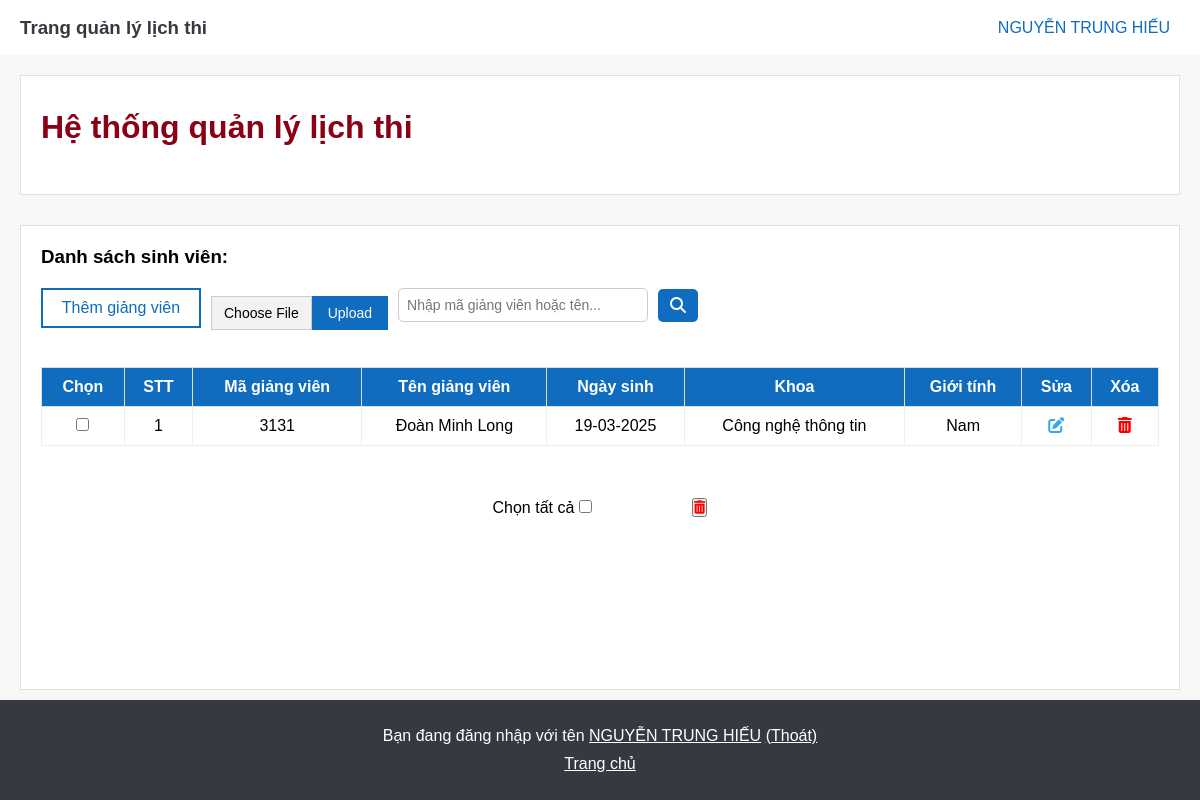
/web_manage_schedule_exam/admin/manage_teacher.php (signed in), run on an earlier commit of the app's database.
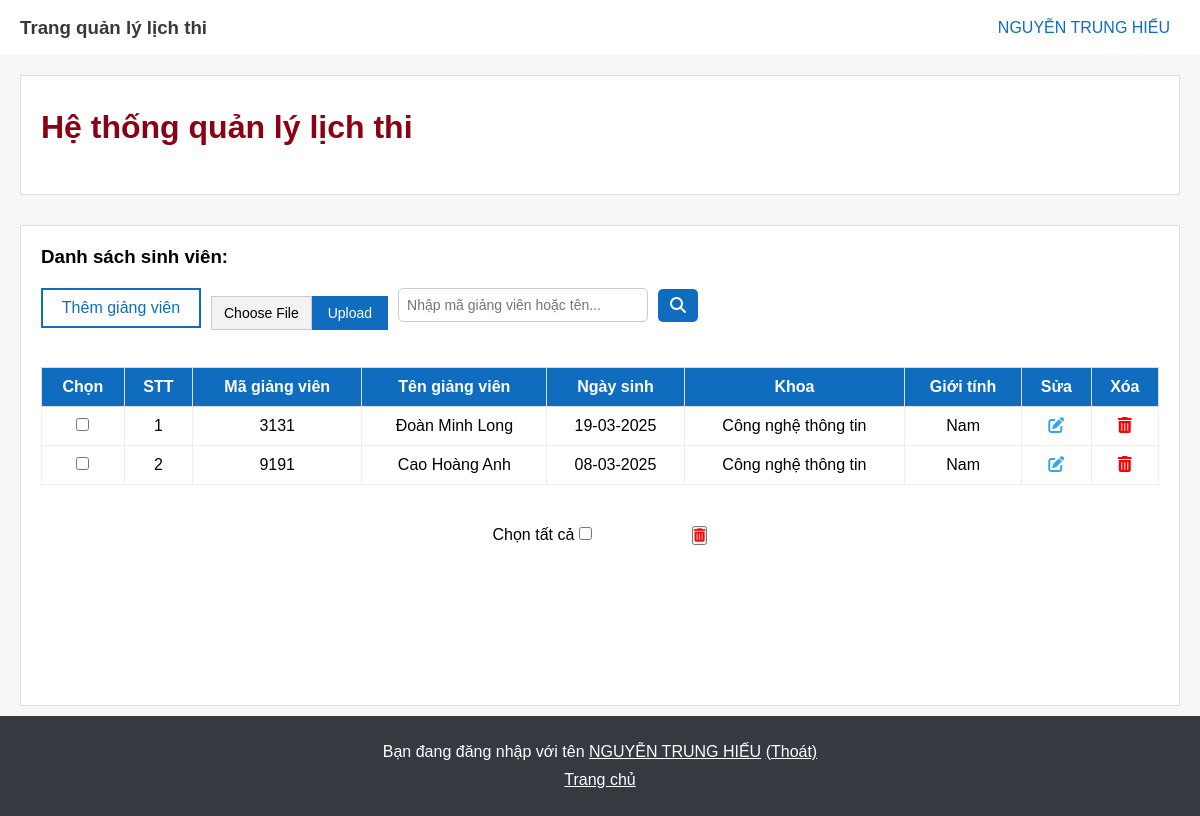
And on a later commit of the database.
### tables this page shows
CREATE TABLE `giangvien` (
  `mgv` int(10) NOT NULL,
  `ho_dem` varchar(50) NOT NULL,
  `ten` varchar(50) NOT NULL,
  `khoa` varchar(100) NOT NULL,
  `ngay_sinh` date NOT NULL,
  `gioi_tinh` varchar(10) NOT NULL
);

### web_manage_schedule_exam/admin/limit_page.php (called while the page is built, shortened)
<?php
    $limit = 15;
    $current_page = isset($_GET['page']) ? (int)$_GET['page'] : 1;
    $offset = ($current_page - 1) * $limit;
?>

### web_manage_schedule_exam/admin/manage_teacher.php (the view, shortened to what the changed rows need)
<!DOCTYPE html>
<html lang="vi">
<head>
    <link rel="stylesheet" href="https://cdnjs.cloudflare.com/ajax/libs/font-awesome/6.4.2/css/all.min.css" />
</head>
<body>
<?php include('header.php'); ?>
    <div class="container">
        <?php include('tag.php'); ?>
        <div class="crud">
            <table class="crud-table">
                <thead>
                    <tr>
                        <th>Chọn</th>
                        <th>STT</th>
                        <th>Mã giảng viên</th>
                        <th>Tên giảng viên</th>
                        <th>Ngày sinh</th>
                        <th>Khoa</th>
                        <th>Giới tính</th>
                        <th>Sửa</th>
                        <th>Xóa</th>
                    </tr>
                </thead>
                <tbody>
                    <form action="delete.php" method="post">
                    <?php
                        require "limit_page.php";
                        $sql_giang_vien = "SELECT * FROM giangvien LIMIT $limit OFFSET $offset";
                        $result_giang_vien = $conn->query($sql_giang_vien);
                        if ($result_giang_vien->num_rows > 0) {
                            $stt = $offset + 1;
                            while($row = $result_giang_vien->fetch_assoc()) {
                                $mgv = $row["mgv"];
                                $ngay_sinh = $row['ngay_sinh'];
                                $part = (explode("-",$ngay_sinh));
                                $ngay_sinh_update = $part[2] . "-" . $part[1]. "-" . $part[0];
                                echo '<tr>';
                                echo '<td><input type="checkbox" name="select_all[]" value="' . $mgv . '"></td>';
                                echo '<td>' . $stt++ . '</td>';
                                echo '<td>' . $mgv . '</td>';
                                echo '<td>' . $row["ho_dem"] . " " . $row["ten"] . '</td>';
                                echo '<td>' . $ngay_sinh_update . '</td>';
                                echo '<td>' . $row["khoa"] . '</td>';
                                echo '<td>' . $row["gioi_tinh"] . '</td>';
                                echo '<td id="update-icon"><a href="update_teacher.php?mgv=' . $mgv . '"><i class="fa-solid fa-pen-to-square"></i></a></td>';
                                echo '<td id="delete-icon"><a href="delete.php?mgv=' . $mgv . '"><i class="fa-solid fa-trash-can"></i></a></td>';
                                echo '</tr>';
                            }
                        } else {
                            echo "Chưa có giảng viên";
                        }
                    ?>
                </tbody>
            </table>
        </div>
    </div>
    <?php include('footer.php'); ?>
</body>
</html>

### web_manage_schedule_exam/admin/header.php (shortened to what the changed rows need)
<?php
    include('config.php');
?>
<!DOCTYPE html>
<html lang="vi">
<head>
    <link rel="stylesheet" href="https://cdnjs.cloudflare.com/ajax/libs/font-awesome/6.4.2/css/all.min.css" />
    <link rel="stylesheet" href="styles.css">
    <link rel="stylesheet" href="manage_add.css">
</head>
<body>
    <div class="header">
        <div class="user" onclick="myFunction()">
            <span style="text-transform: uppercase;"><?php
                    $id_admin = $_SESSION['id_admin'];
                    $sql = "SELECT * FROM admin WHERE id_admin = '$id_admin'";
                    $result = $conn->query($sql);
                    if ($result->num_rows > 0) {
                        while($row = $result->fetch_assoc()) {
                            echo  $row["ho_dem"]. " " . $row["ten"] ;
                        }
                    }
                ?>
            </span>
        </div>
    </div>
</body>
</html>

### web_manage_schedule_exam/admin/footer.php (shortened to what the changed rows need)
<div class="footer">
    <p>Bạn đang đăng nhập với tên
        <u style="text-transform: uppercase;"><?php
            $id_admin = $_SESSION['id_admin'];
            $sql = "SELECT * FROM admin WHERE id_admin = '$id_admin'";
            $result = $conn->query($sql);
            if ($result->num_rows > 0) {
                while($row = $result->fetch_assoc()) {
                    echo  $row["ho_dem"]. " " . $row["ten"] ;
                }
            }
        ?></u> <a href="logout.php">(Thoát)</a></p>
</div>

What changed in the data, as far as the page shows it:
added giangvien: mgv "9191", ho_dem "Cao Hoàng", ten "Anh", ngay_sinh "08-03-2025", khoa "Công nghệ thông tin", gioi_tinh "Nam"
